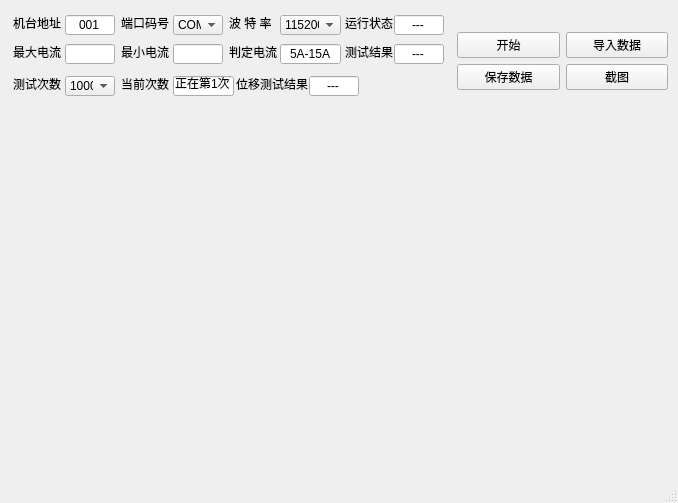
<?xml version="1.0" encoding="UTF-8"?>
<ui version="4.0">
 <class>MainWindow</class>
 <widget class="QMainWindow" name="MainWindow">
  <property name="geometry">
   <rect>
    <x>0</x>
    <y>0</y>
    <width>678</width>
    <height>503</height>
   </rect>
  </property>
  <property name="windowTitle">
   <string>串口</string>
  </property>
  <property name="windowIcon">
   <iconset>
    <normaloff>:/img/u=3918385898,550237205&amp;fm=26&amp;gp=0.png</normaloff>:/img/u=3918385898,550237205&amp;fm=26&amp;gp=0.png</iconset>
  </property>
  <property name="windowOpacity">
   <double>1.000000000000000</double>
  </property>
  <property name="iconSize">
   <size>
    <width>156</width>
    <height>69</height>
   </size>
  </property>
  <property name="toolButtonStyle">
   <enum>Qt::ToolButtonTextOnly</enum>
  </property>
  <widget class="QWidget" name="centralwidget">
   <widget class="QWidget" name="widget" native="true">
    <property name="geometry">
     <rect>
      <x>457</x>
      <y>6</y>
      <width>211</width>
      <height>110</height>
     </rect>
    </property>
    <property name="contextMenuPolicy">
     <enum>Qt::NoContextMenu</enum>
    </property>
    <layout class="QVBoxLayout" name="verticalLayout">
     <item>
      <layout class="QGridLayout" name="gridLayout">
       <item row="0" column="1">
        <widget class="QPushButton" name="but_imp">
         <property name="text">
          <string>导入数据</string>
         </property>
        </widget>
       </item>
       <item row="1" column="1">
        <widget class="QPushButton" name="but_screenshot">
         <property name="text">
          <string>截图</string>
         </property>
        </widget>
       </item>
       <item row="0" column="0">
        <widget class="QPushButton" name="but_start">
         <property name="text">
          <string>开始</string>
         </property>
        </widget>
       </item>
       <item row="1" column="0">
        <widget class="QPushButton" name="but_sava">
         <property name="text">
          <string>保存数据</string>
         </property>
        </widget>
       </item>
      </layout>
     </item>
    </layout>
   </widget>
   <widget class="QWidget" name="widget_2" native="true">
    <property name="geometry">
     <rect>
      <x>4</x>
      <y>6</y>
      <width>451</width>
      <height>110</height>
     </rect>
    </property>
    <widget class="QComboBox" name="comboBox">
     <property name="geometry">
      <rect>
       <x>61</x>
       <y>70</y>
       <width>50</width>
       <height>20</height>
      </rect>
     </property>
     <item>
      <property name="text">
       <string>1000</string>
      </property>
     </item>
     <item>
      <property name="text">
       <string>900</string>
      </property>
     </item>
     <item>
      <property name="text">
       <string>800</string>
      </property>
     </item>
     <item>
      <property name="text">
       <string>700</string>
      </property>
     </item>
     <item>
      <property name="text">
       <string>600</string>
      </property>
     </item>
     <item>
      <property name="text">
       <string>500</string>
      </property>
     </item>
     <item>
      <property name="text">
       <string>400</string>
      </property>
     </item>
     <item>
      <property name="text">
       <string>300</string>
      </property>
     </item>
    </widget>
    <widget class="QLabel" name="label">
     <property name="geometry">
      <rect>
       <x>9</x>
       <y>9</y>
       <width>72</width>
       <height>16</height>
      </rect>
     </property>
     <property name="text">
      <string>机台地址</string>
     </property>
    </widget>
    <widget class="QLineEdit" name="lineEdit">
     <property name="geometry">
      <rect>
       <x>61</x>
       <y>9</y>
       <width>50</width>
       <height>20</height>
      </rect>
     </property>
     <property name="text">
      <string>001</string>
     </property>
     <property name="alignment">
      <set>Qt::AlignCenter</set>
     </property>
     <property name="readOnly">
      <bool>true</bool>
     </property>
    </widget>
    <widget class="QLabel" name="label_2">
     <property name="geometry">
      <rect>
       <x>117</x>
       <y>9</y>
       <width>51</width>
       <height>16</height>
      </rect>
     </property>
     <property name="text">
      <string>端口码号</string>
     </property>
    </widget>
    <widget class="QLabel" name="label_3">
     <property name="geometry">
      <rect>
       <x>341</x>
       <y>9</y>
       <width>71</width>
       <height>16</height>
      </rect>
     </property>
     <property name="text">
      <string>运行状态</string>
     </property>
    </widget>
    <widget class="QLineEdit" name="line_state">
     <property name="geometry">
      <rect>
       <x>390</x>
       <y>9</y>
       <width>50</width>
       <height>20</height>
      </rect>
     </property>
     <property name="text">
      <string>---</string>
     </property>
     <property name="alignment">
      <set>Qt::AlignCenter</set>
     </property>
     <property name="readOnly">
      <bool>true</bool>
     </property>
    </widget>
    <widget class="QLabel" name="label_4">
     <property name="geometry">
      <rect>
       <x>9</x>
       <y>70</y>
       <width>72</width>
       <height>16</height>
      </rect>
     </property>
     <property name="text">
      <string>测试次数</string>
     </property>
    </widget>
    <widget class="QLabel" name="label_5">
     <property name="geometry">
      <rect>
       <x>117</x>
       <y>70</y>
       <width>51</width>
       <height>16</height>
      </rect>
     </property>
     <property name="text">
      <string>当前次数</string>
     </property>
    </widget>
    <widget class="QLineEdit" name="lineEdit_5">
     <property name="geometry">
      <rect>
       <x>169</x>
       <y>70</y>
       <width>61</width>
       <height>20</height>
      </rect>
     </property>
     <property name="text">
      <string>正在第1次</string>
     </property>
     <property name="alignment">
      <set>Qt::AlignCenter</set>
     </property>
     <property name="readOnly">
      <bool>true</bool>
     </property>
    </widget>
    <widget class="QLabel" name="label_11">
     <property name="geometry">
      <rect>
       <x>341</x>
       <y>38</y>
       <width>51</width>
       <height>16</height>
      </rect>
     </property>
     <property name="text">
      <string>测试结果</string>
     </property>
    </widget>
    <widget class="QLineEdit" name="line_pass">
     <property name="geometry">
      <rect>
       <x>390</x>
       <y>38</y>
       <width>50</width>
       <height>20</height>
      </rect>
     </property>
     <property name="text">
      <string>---</string>
     </property>
     <property name="alignment">
      <set>Qt::AlignCenter</set>
     </property>
     <property name="readOnly">
      <bool>true</bool>
     </property>
    </widget>
    <widget class="QLabel" name="label_7">
     <property name="geometry">
      <rect>
       <x>9</x>
       <y>38</y>
       <width>72</width>
       <height>16</height>
      </rect>
     </property>
     <property name="text">
      <string>最大电流</string>
     </property>
    </widget>
    <widget class="QLineEdit" name="line_max">
     <property name="geometry">
      <rect>
       <x>61</x>
       <y>38</y>
       <width>50</width>
       <height>20</height>
      </rect>
     </property>
     <property name="text">
      <string/>
     </property>
     <property name="alignment">
      <set>Qt::AlignCenter</set>
     </property>
     <property name="readOnly">
      <bool>true</bool>
     </property>
    </widget>
    <widget class="QLabel" name="label_8">
     <property name="geometry">
      <rect>
       <x>117</x>
       <y>38</y>
       <width>51</width>
       <height>16</height>
      </rect>
     </property>
     <property name="text">
      <string>最小电流</string>
     </property>
    </widget>
    <widget class="QLineEdit" name="line_min">
     <property name="geometry">
      <rect>
       <x>169</x>
       <y>38</y>
       <width>50</width>
       <height>20</height>
      </rect>
     </property>
     <property name="text">
      <string/>
     </property>
     <property name="alignment">
      <set>Qt::AlignCenter</set>
     </property>
     <property name="readOnly">
      <bool>true</bool>
     </property>
    </widget>
    <widget class="QLabel" name="label_9">
     <property name="geometry">
      <rect>
       <x>225</x>
       <y>38</y>
       <width>51</width>
       <height>16</height>
      </rect>
     </property>
     <property name="text">
      <string>判定电流</string>
     </property>
    </widget>
    <widget class="QLineEdit" name="lineEdit_9">
     <property name="geometry">
      <rect>
       <x>276</x>
       <y>38</y>
       <width>61</width>
       <height>20</height>
      </rect>
     </property>
     <property name="text">
      <string>5A-15A</string>
     </property>
     <property name="alignment">
      <set>Qt::AlignCenter</set>
     </property>
     <property name="readOnly">
      <bool>true</bool>
     </property>
    </widget>
    <widget class="QComboBox" name="com_port">
     <property name="geometry">
      <rect>
       <x>169</x>
       <y>9</y>
       <width>50</width>
       <height>20</height>
      </rect>
     </property>
     <item>
      <property name="text">
       <string>COM1</string>
      </property>
     </item>
     <item>
      <property name="text">
       <string>COM2</string>
      </property>
     </item>
     <item>
      <property name="text">
       <string>COM3</string>
      </property>
     </item>
     <item>
      <property name="text">
       <string>COM4</string>
      </property>
     </item>
    </widget>
    <widget class="QLabel" name="label_6">
     <property name="geometry">
      <rect>
       <x>225</x>
       <y>9</y>
       <width>51</width>
       <height>16</height>
      </rect>
     </property>
     <property name="text">
      <string>波 特 率</string>
     </property>
    </widget>
    <widget class="QComboBox" name="com_baud">
     <property name="geometry">
      <rect>
       <x>276</x>
       <y>9</y>
       <width>61</width>
       <height>20</height>
      </rect>
     </property>
     <item>
      <property name="text">
       <string>115200</string>
      </property>
     </item>
    </widget>
    <widget class="QLabel" name="label_10">
     <property name="geometry">
      <rect>
       <x>232</x>
       <y>70</y>
       <width>81</width>
       <height>16</height>
      </rect>
     </property>
     <property name="text">
      <string>位移测试结果</string>
     </property>
    </widget>
    <widget class="QLineEdit" name="line_pass_2">
     <property name="geometry">
      <rect>
       <x>305</x>
       <y>70</y>
       <width>50</width>
       <height>20</height>
      </rect>
     </property>
     <property name="text">
      <string>---</string>
     </property>
     <property name="alignment">
      <set>Qt::AlignCenter</set>
     </property>
     <property name="readOnly">
      <bool>true</bool>
     </property>
    </widget>
   </widget>
  </widget>
  <widget class="QMenuBar" name="menubar">
   <property name="geometry">
    <rect>
     <x>0</x>
     <y>0</y>
     <width>678</width>
     <height>22</height>
    </rect>
   </property>
  </widget>
  <widget class="QStatusBar" name="statusbar"/>
 </widget>
 <resources/>
 <connections/>
</ui>
